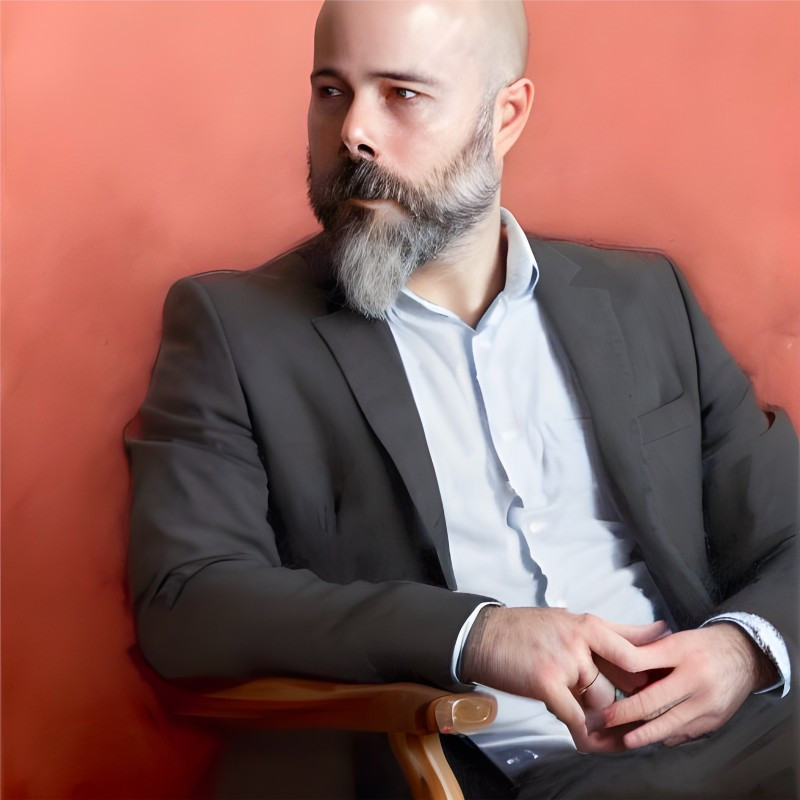
#> input picture 001-PIL/josevicente.jpg, 800 x 800 px
$ python '011-promedio gris.py'
#> lines starting #> are read from the running program, lines starting #| are printed output that depends on the picture
from PIL import Image
import random

imagen = Image.open("josevicente.jpg")
#> imagen is the input picture: PIL image 800x800 RGB; mean R, G, B 144.3, 100.7, 95.2
print(imagen)
#| <PIL.JpegImagePlugin.JpegImageFile image mode=RGB size=800x800 at 0x7F7FFFCA6ED0>
pixeles = imagen.load()

altura,anchura = imagen.size
#> altura = 800; anchura = 800
for x in range(0,anchura):
    for y in range(0,altura):
        rojo = pixeles[x,y][0]
        verde = pixeles[x,y][1]
        azul = pixeles[x,y][2]
        promedio = round((rojo+verde+azul)/3)
        pixeles[x,y] = (promedio,promedio,promedio)

imagen.show()
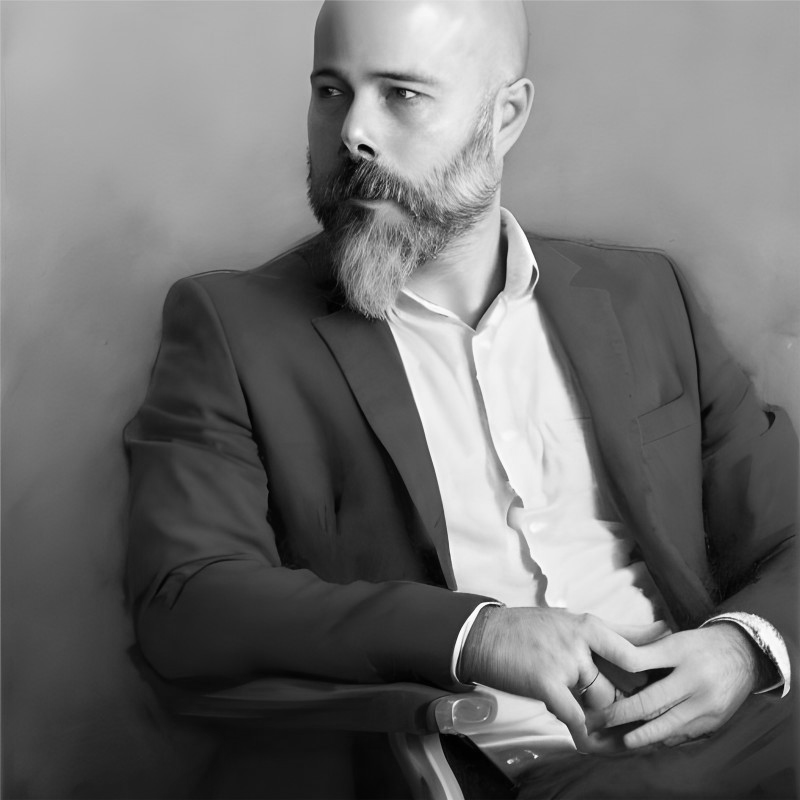
#> shown: PIL image 800x800 RGB; min 0, max 255, mean 113.4
